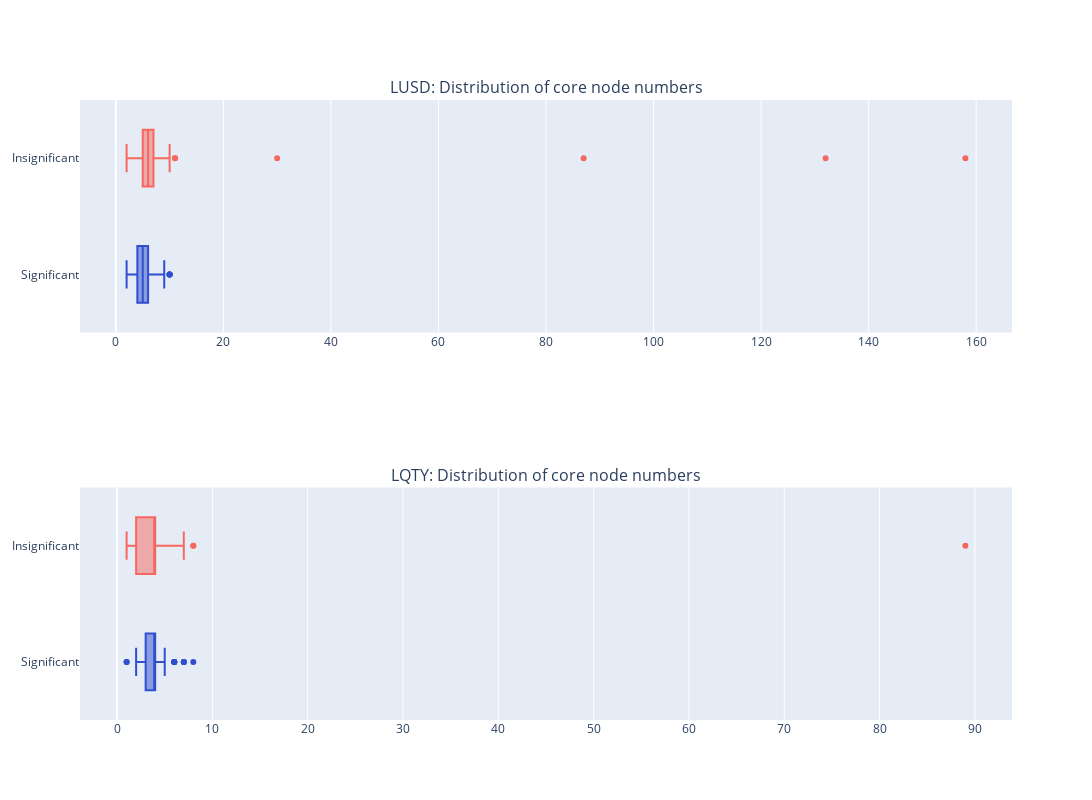

The notebook cell this image was saved under:
### Markdown cell above
### Figure 3

### Code cell
fig = make_subplots(
    rows=2, 
    cols=1,
    subplot_titles=("LUSD: Distribution of core node numbers", "LQTY: Distribution of core node numbers")
)


LUSD_num_core_sig_T = LUSD_sig_T['num_core']
LUSD_num_core_sig_F = LUSD_sig_F['num_core']

LQTY_num_core_sig_T = LQTY_sig_T['num_core']
LQTY_num_core_sig_F = LQTY_sig_F['num_core']


fig.add_trace(go.Box(x=LUSD_num_core_sig_T, marker_color=LUSD_color1, name="Significant"), row=1, col=1)
fig.add_trace(go.Box(x=LUSD_num_core_sig_F, marker_color=LQTY_color2, name="Insignificant"), row=1, col=1)

fig.add_trace(go.Box(x=LQTY_num_core_sig_T, marker_color=LUSD_color1, name="Significant"), row=2, col=1)
fig.add_trace(go.Box(x=LQTY_num_core_sig_F, marker_color=LQTY_color2, name="Insignificant"), row=2, col=1)

fig.update_layout(barmode='stack', height=800, width=1500, showlegend=False)
fig.show()

fig.write_image("../Figure/images/fig3.png")

### Figure 1 — Plotly figure (JSON) as saved in the notebook; plotly's stock layout.template omitted (floating-point values rounded to 4 significant figures; data arrays with more than 128 entries replaced by an {"elided": "..."} marker saying what was removed)
{"data": [{"marker": {"color": "#2f4ed0"}, "name": "Significant", "type": "box", "x": {"elided": "335 int values"}, "xaxis": "x", "yaxis": "y"}, {"marker": {"color": "#f6685e"}, "name": "Insignificant", "type": "box", "x": [158, 132, 8, 7, 5, 5, 5, 7, 4, 6, 4, 3, 87, 9, 7, 5, 4, 4, 4, 8, 7, 5, 5, 4, 6, 7, 6, 5, 5, 3, 5, 7, 8, 6, 6, 9, 7, 5, 5, 5, 5, 5, 6, 8, 5, 5, 5, 4, 9, 7, 5, 6, 5, 4, 6, 6, 8, 7, 2, 5, 7, 6, 7, 2, 5, 6, 30, 6, 10, 7, 5, 4, 7, 5, 11, 5, 3, 7, 4, 8, 3, 5, 5, 5, 4, 2, 7, 7, 5, 8, 6, 4, 3, 4, 6, 4, 4, 4, 5, 4, 3, 7, 9, 8, 6, 2, 4, 6, 7, 8, 5, 11, 2, 6, 8, 5, 6, 10, 6, 8, 5, 6, 6, 6, 6, 6], "xaxis": "x", "yaxis": "y"}, {"marker": {"color": "#2f4ed0"}, "name": "Significant", "type": "box", "x": {"elided": "348 int values"}, "xaxis": "x2", "yaxis": "y2"}, {"marker": {"color": "#f6685e"}, "name": "Insignificant", "type": "box", "x": [3, 5, 4, 5, 6, 4, 4, 3, 3, 4, 3, 5, 4, 4, 4, 7, 5, 3, 7, 4, 6, 3, 4, 4, 4, 6, 3, 2, 6, 5, 1, 4, 5, 4, 4, 4, 2, 3, 2, 3, 4, 5, 4, 3, 3, 2, 4, 1, 4, 2, 3, 4, 6, 3, 2, 4, 4, 3, 4, 2, 5, 8, 5, 6, 4, 8, 2, 3, 4, 4, 2, 4, 1, 2, 2, 4, 2, 3, 5, 2, 5, 3, 2, 2, 3, 1, 4, 89, 2, 2, 6, 6, 5, 4, 2, 2, 3, 4, 1, 1, 2, 3, 4, 3, 4, 2, 3, 2, 3, 2, 3, 3, 4], "xaxis": "x2", "yaxis": "y2"}], "layout": {"annotations": [{"font": {"size": 16}, "showarrow": false, "text": "LUSD: Distribution of core node numbers", "x": 0.5, "xanchor": "center", "xref": "paper", "y": 1, "yanchor": "bottom", "yref": "paper"}, {"font": {"size": 16}, "showarrow": false, "text": "LQTY: Distribution of core node numbers", "x": 0.5, "xanchor": "center", "xref": "paper", "y": 0.375, "yanchor": "bottom", "yref": "paper"}], "barmode": "stack", "height": 800, "showlegend": false, "width": 1500, "xaxis": {"anchor": "y", "domain": [0, 1]}, "xaxis2": {"anchor": "y2", "domain": [0, 1]}, "yaxis": {"anchor": "x", "domain": [0.625, 1]}, "yaxis2": {"anchor": "x2", "domain": [0, 0.375]}}}
